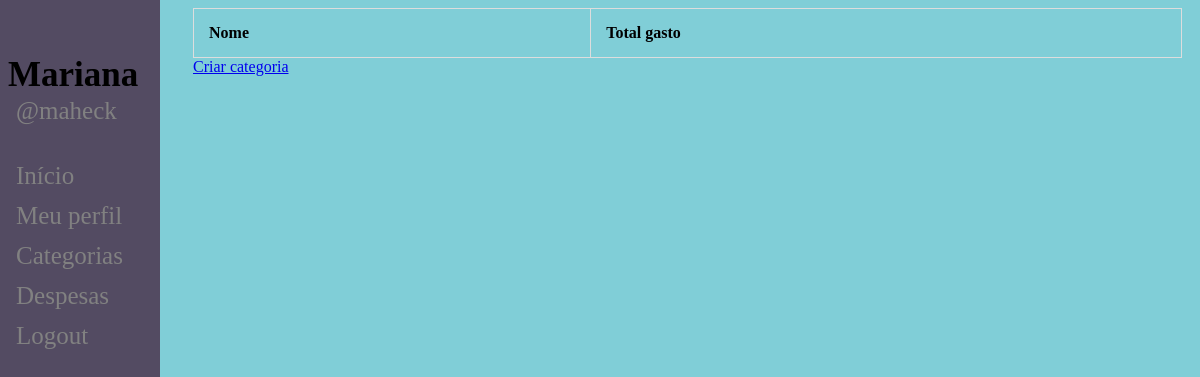
/categories (signed in), run on an earlier commit of the app's database.
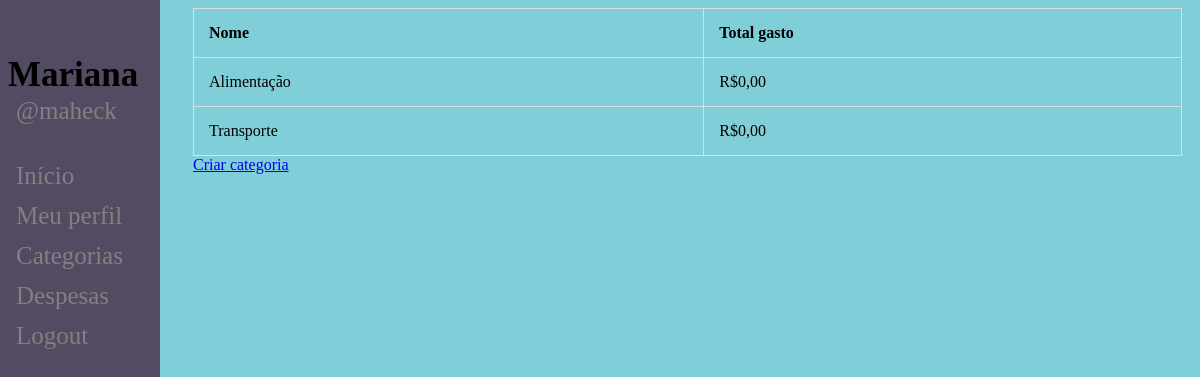
And on a later commit of the database.
### poupapig/models.py (models this page shows, shortened)
class Category(models.Model):
	user = models.ForeignKey('auth.User', default="", on_delete=models.CASCADE)
	name = models.CharField(max_length=200)

### poupapig/views.py (the view)
# urls.py: path('categories', views.show_categories, name='show_categories'),
def show_categories(request):
	categories = Category.objects.all()
	return render(request, 'categories.html', {'categories': categories})

### poupapig/templates/categories.html
{% extends 'registration/base_profile.html' %}
{% load staticfiles %}
{% block content %}
    <table>
        <tr>
            <th>Nome</th>
            <th>Total gasto</th>
        </tr>
        {% for category in categories %}
            {% if category.user == user %}
                <tr>
                    <td>{{category.name}}</td>
                    <td>R$0,00</td>
                </tr>
            {% endif %}
        {% endfor %}
    </table>
    <a href="{% url 'new_category' %}">Criar categoria</a>
{% endblock %}

What changed in the data, as far as the page shows it:
added Category: name "Alimentação"
added Category: name "Transporte"
